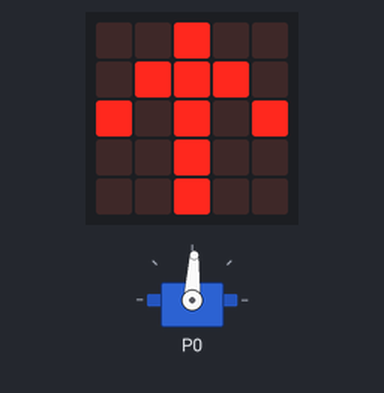
This program was run on a simulated BBC micro:bit running MicroPython. Parts: servo, the board's 5×5 LED display. Servo angles are drawn from the pulse width (0.5 ms = 0°, 2.5 ms = 180°).

Above: at 0.1 s.
At 1.1 s:
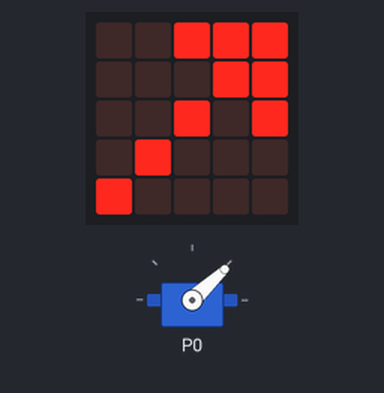
At 2.1 s:
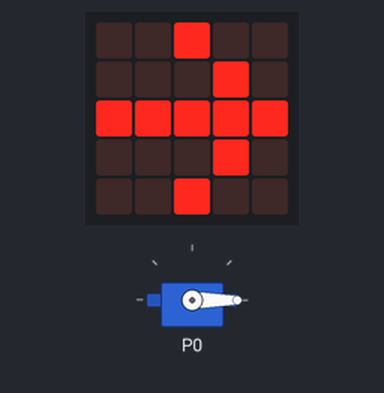
At 5.1 s:
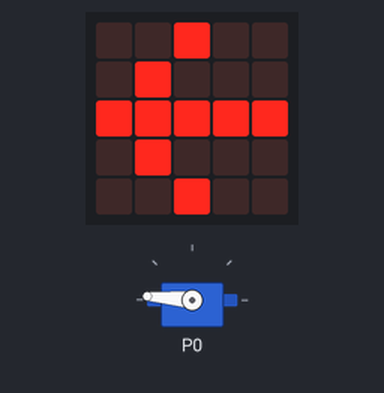
Timing chart, 0 to 40.0 s (numbered marks = the images above):
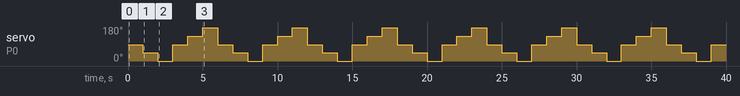

Measured:
- by itself, servo on P0: repeats every 6.0 s: 0° 1.0 s, 87° 1.0 s, 131° 1.0 s, 175° 1.0 s, 87° 1.0 s, 43° 1.0 s
- what the display in image 1 shows lasts 1.0 s, from 1.0 s to 2.0 s

The program:

servo-main.py
```python
from microbit import *
# Servo control:
# 50 = ~1 millisecond pulse all right
# 75 = ~1.5 millisecond pulse center
# 100 = ~2.0 millisecond pulse all left
pin0.set_analog_period(20)

while True:
    pin0.write_analog(75)
    display.show(Image.ARROW_N)
    sleep(1000)

    pin0.write_analog(50)
    display.show(Image.ARROW_NE)
    sleep(1000)
    pin0.write_analog(25)
    display.show(Image.ARROW_E)
    sleep(1000)

    pin0.write_analog(75)
    display.show(Image.ARROW_N)
    sleep(1000)

    pin0.write_analog(100)
    display.show(Image.ARROW_NW)
    sleep(1000)
    pin0.write_analog(125)
    display.show(Image.ARROW_W)
    sleep(1000)
    
```
